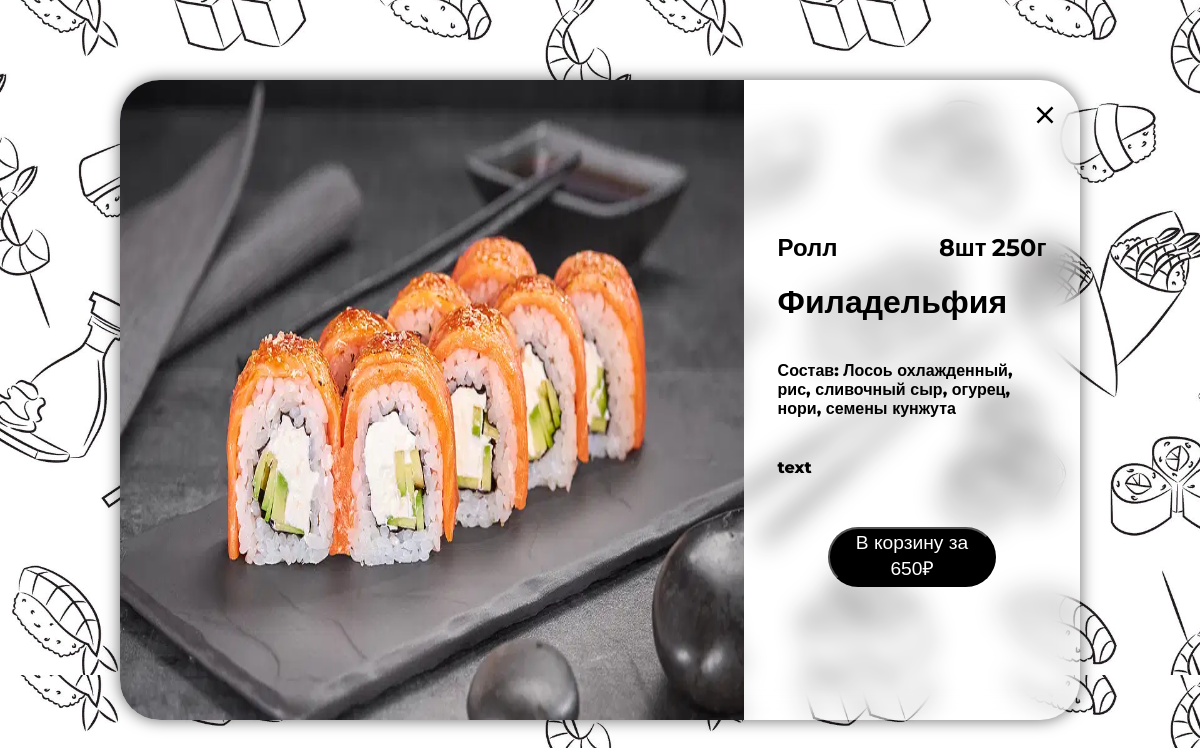
/product/1/, run on the app's committed database.
### firstapp/models.py (models this page shows)
class Food(models.Model):
    type = models.TextField()
    count = models.TextField()
    weight = models.TextField()
    name = models.TextField()
    structure = models.TextField()
    image = models.TextField()
    price = models.TextField()
    text = models.TextField()
    class Meta  :
        db_table = 'food'

### firstapp/views.py (the view)
# urls.py: path('product/<int:product_id>/', views.product),
def product(request, product_id):
    food = get_object_or_404(Food, id=product_id)
    data = {
        'IMAGE': f'/static/RES/{food.image}',
        'TYPE': food.type,
        'COUNT': food.count,
        'WEIGHT': food.weight,
        'NAME': food.name,
        'ABOUT': food.structure,
        'TEXT': food.text,
        'PRICE': food.price,
        'ID': food.id
    }
    return render(request, "PRODUCT/PRODUCT.html", context=data)

### templates/PRODUCT/PRODUCT.html (shortened to what this page needs)
{% load static %}
<!DOCTYPE html>
<html lang="en">
<head>
    <link href="{% static 'PRODUCT/PRODUCT.css' %}?v=8" rel="stylesheet">
</head>
<body>
    <div class = "SUHI">
        <img src="{{IMAGE}}">
        <div class = "INFO">
            <button class="closebtn" onclick="closebtn()" ></button>
            <div class = "Type">
                <h2>{{TYPE}}</h2>
                <div class = "Type-Info">
                    <h2>{{COUNT}}шт</h2>
                    <h2>{{WEIGHT}}г</h2>
                </div>
            </div>
            <h1>{{NAME}}</h1>
            <p>{{ABOUT}}</p>
            <p>{{TEXT}}</p>
            <button class="addcartbtn" onclick="ADD_CART({{ID}})">В корзину за {{PRICE}}₽</button>
        </div>
    </div>
</body>
</html>

### static/PRODUCT/PRODUCT.css (style rules this page uses)
html { width: 100%; height: 100vh; padding: 0; margin: 0; font-weight: 800; font-family: 'Montserrat', sans-serif; }
body { width: 100%; height: 100vh; padding: 0; margin: 0; display: flex; flex-wrap: wrap; background-image: url(BG.png); animation-duration: 3s; animation-name: slidein; background-size: 100%; }
.SUHI { width: 80%; height: 80%; margin: auto; background-color: rgba(255, 255, 255, 0.1); backdrop-filter: blur(12px); box-shadow: rgba(0, 0, 0, 0.6) 0 0 16px; border-radius: 40px; display: flex; align-content: flex-start; }
.SUHI img { max-height: 100%; max-width: 65%; border-radius: 40px 0px 0px 40px; }
.Type, .INFO { width: 80%; margin: auto; padding: auto; display: flex; flex-wrap: wrap; justify-content: space-between; }
.Type-Info { width: 40%; display: flex; justify-content: space-between; }
.INFO { align-items: center; }
.INFO h1, p { width: 80%; margin: auto; margin-bottom: 40px; }
.addcartbtn { width: 50%; padding: 1%; margin: auto; text-align: center; font-size: 1.2rem; background-color: #000; border-radius: 100px; color: #fff; margin-top: 10px; }
.closebtn { background-image: url(btn.svg); background-size: 100%; width: 30px; height: 30px; background-color: transparent; border: none; cursor: pointer; right: 20px; top: 20px; position: absolute; }

### data on the page
Food: type "Ролл", weight "250", name "Филадельфия", structure "Состав: Лосоь охлажденный, рис, сливочный сыр, огурец, нори, семены кунжута", text "text", price "650"

### other printed values
{{ COUNT }} "8"
